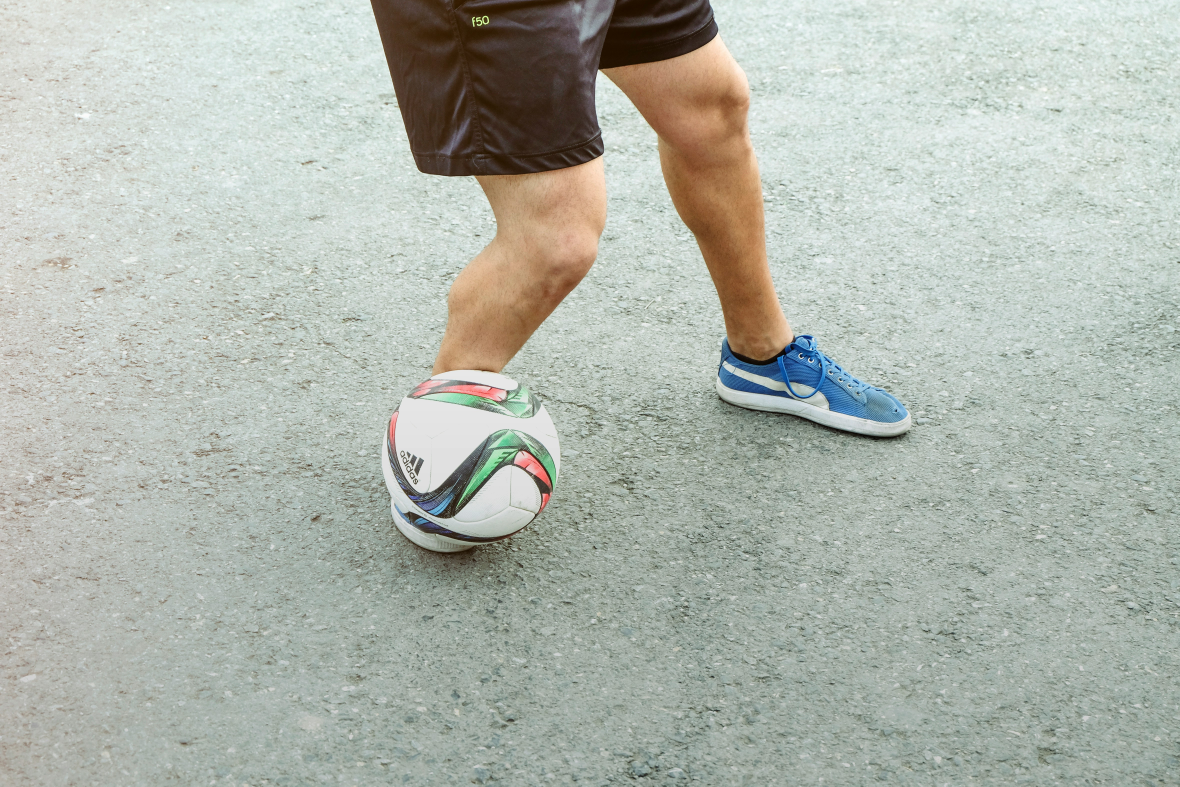
#> input picture motion_blur_induction/sporlab-1r9Y9hEUAgA-unsplash.jpg, 4719 x 3146 px (shown at 1/4 size)
$ python blur_generator.py
#> lines starting #> are read from the running program, lines starting #| are printed output that depends on the picture
#> in select_roi_and_apply_blur, img is the input picture: shape (3146, 4719, 3); mean B, G, R 174, 182.8, 176.8
import cv2
import numpy as np

# [53 lines left out: functions create_asymmetric_motion_kernel, apply_blur_to_roi, not called in this run]


def resize_image_preserve_aspect(img, short_side=224):
    """
    Resize an image so that its shorter side is `short_side`, preserving aspect ratio.
    """
#> called with short_side = 224
    h, w = img.shape[:2]
#> h = 3146; w = 4719
    if h < w:
        scale = short_side / h
#> scale = 0.0712
    else:
        scale = short_side / w

    new_w = int(w * scale)
#> new_w = 336
    new_h = int(h * scale)
#> new_h = 224

    resized = cv2.resize(img, (new_w, new_h), interpolation=cv2.INTER_AREA)
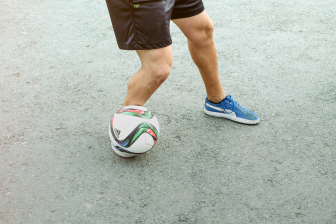
#> resized: shape (224, 336, 3); mean B, G, R 174, 182.8, 176.8
    return resized


def select_roi_and_apply_blur(image_path, out_name, direction=None, angle_deg=None, kernel_size=50, save_output=True):
    """
    Lets user select ROI via GUI and applies asymmetric motion blur at a specified direction or angle.
    """
    img = cv2.imread(image_path)
    if img is None:
        raise FileNotFoundError("Could not read image.")

    img = resize_image_preserve_aspect(img, short_side=224)

    print("Select the region to apply blur. Press ENTER or SPACE to confirm, ESC to cancel.")
#> (the run stopped early here; a loop or call above may not have finished)
